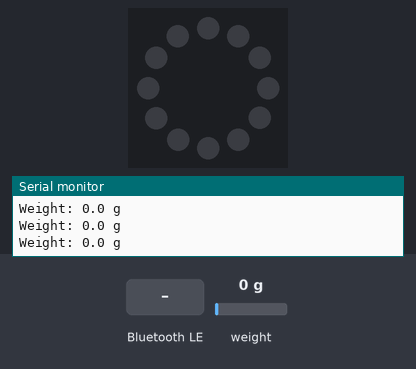
A sketch run on a simulated ESP32-C6. On the bench: 12 RGB LEDs in a ring, first at the top, clockwise, the last lines printed to the serial monitor. The inputs (shaded band) are chosen by the test bench; at power-on: weight on the scale 0 g. Dim RGB values are drawn brighter than linear; EEPROM starts erased; nothing arrives over Bluetooth unless stated; a phone connects over Bluetooth LE 3 s after start.

Above: at 5.6 s.
5.7 s: Bluetooth LE write "1" received
At 5.86 s:
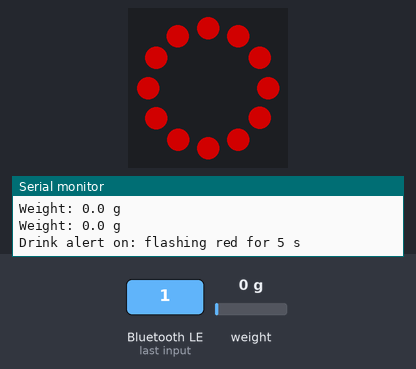
8.7 s: weight on the scale set to 100 g
At 11.3 s:
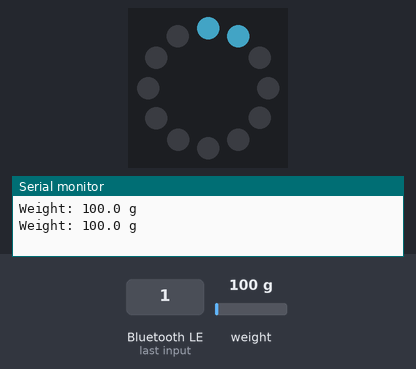
11.7 s: weight on the scale set to 1250 g
At 12.7 s:
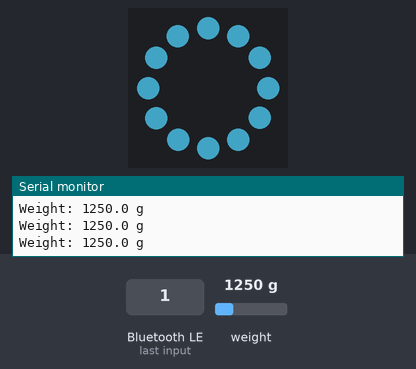
Timing chart, 0 to 14.7 s (numbered marks = the images above; inputs shaded):
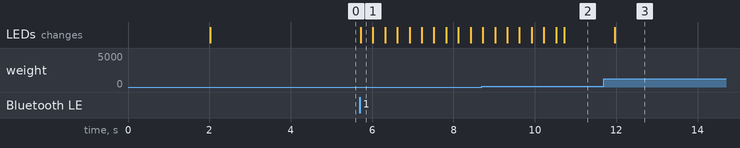

Measured:
- after the input at 5.7 s, the LEDs: change at once (image 1)
- after the input at 8.7 s, the LEDs: first differ from a run without the input after 2.0 s (image 2)
- after the input at 11.7 s, the LEDs: change after 0.27 s (image 3)

The sketch:

xiao-esp32c5-icup.ino
```cpp
#include <HX711_ADC.h>
#include <EEPROM.h>
#include <NimBLEDevice.h>
#include <Adafruit_NeoPixel.h>
#include <math.h>
#include <stdio.h>
#include <string.h>

static const char* DEVICE_NAME = "iCup";
static const char* SERVICE_UUID = "7a1e0001-5c2b-4e3a-9f6d-2b8c0a4d1e01";
static const char* WEIGHT_CHARACTERISTIC_UUID = "7a1e0002-5c2b-4e3a-9f6d-2b8c0a4d1e01";
static const char* TARE_CHARACTERISTIC_UUID = "7a1e0003-5c2b-4e3a-9f6d-2b8c0a4d1e01";
static const char* ALERT_CHARACTERISTIC_UUID = "7a1e0004-5c2b-4e3a-9f6d-2b8c0a4d1e01";

const int HX711_dout = D4;
const int HX711_sck = D5;
HX711_ADC LoadCell(HX711_dout, HX711_sck);

const int LED_DATA_PIN = D1;
const int LED_COUNT = 12;
const uint8_t LED_BRIGHTNESS = 120;
Adafruit_NeoPixel ring(LED_COUNT, LED_DATA_PIN, NEO_GRB + NEO_KHZ800);

const float FULL_BOTTLE_G = 500.0;
const float BOTTLE_EMPTY_BELOW_G = 15.0;
const uint8_t WATER_RED = 69;
const uint8_t WATER_GREEN = 169;
const uint8_t WATER_BLUE = 201;

static const unsigned long ALERT_FLASH_MS = 5000;
static const unsigned long ALERT_BLINK_MS = 300;

const int calVal_eepromAdress = 0;
const float BACKUP_CAL_VALUE = 491.83;
unsigned long lastSampleSentAt = 0;
static const unsigned long SAMPLE_INTERVAL_MS = 250;

static const char TARE_COMMAND = 't';
static const char ALERT_ON_COMMAND = '1';
static const char ALERT_OFF_COMMAND = '0';

NimBLECharacteristic* weightCharacteristic = nullptr;
bool tareRequested = false;
bool alertOn = false;
bool alertLit = false;
unsigned long alertStartedAt = 0;
unsigned long lastBlinkAt = 0;
int litPixels = 0;

void renderRing() {
  if (alertOn) {
    const uint32_t colour = alertLit ? ring.Color(255, 0, 0) : ring.Color(0, 0, 0);
    for (int pixel = 0; pixel < LED_COUNT; pixel++) {
      ring.setPixelColor(pixel, colour);
    }
    ring.show();
    return;
  }
  for (int pixel = 0; pixel < LED_COUNT; pixel++) {
    const bool lit = pixel < litPixels;
    ring.setPixelColor(
      pixel,
      lit ? ring.Color(WATER_RED, WATER_GREEN, WATER_BLUE) : ring.Color(0, 0, 0)
    );
  }
  ring.show();
}

int pixelsForWeight(float grams) {
  if (grams < BOTTLE_EMPTY_BELOW_G) return 0;
  const float level = grams / FULL_BOTTLE_G;
  int pixels = static_cast<int>(lroundf(level * LED_COUNT));
  if (pixels < 1) pixels = 1;
  if (pixels > LED_COUNT) pixels = LED_COUNT;
  return pixels;
}

void showWaterLevel(float grams) {
  const int pixels = pixelsForWeight(grams);
  if (pixels == litPixels) return;
  litPixels = pixels;
  if (!alertOn) renderRing();
}

void showDrinkAlert() {
  if (alertOn) return;
  alertOn = true;
  alertLit = true;
  alertStartedAt = millis();
  lastBlinkAt = alertStartedAt;
  renderRing();
  Serial.println("Drink alert on: flashing red for 5 s");
}

void clearDrinkAlert() {
  alertOn = false;
  renderRing();
  Serial.println("Drink alert off: ring is back to the water level");
}

class IcupServerCallbacks : public NimBLEServerCallbacks {
  void onConnect(NimBLEServer* server, NimBLEConnInfo& connInfo) override {
    (void)server;
    (void)connInfo;
    Serial.println("BLE client connected");
  }

  void onDisconnect(NimBLEServer* server, NimBLEConnInfo& connInfo, int reason) override {
    (void)server;
    (void)connInfo;
    Serial.printf("BLE client disconnected (reason %d); advertising again\n", reason);
    clearDrinkAlert();
    NimBLEDevice::startAdvertising();
  }
};

class TareCallbacks : public NimBLECharacteristicCallbacks {
  void onWrite(NimBLECharacteristic* characteristic, NimBLEConnInfo& connInfo) override {
    (void)connInfo;
    const auto value = characteristic->getValue();
    if (value.length() == 0 || value.c_str()[0] == TARE_COMMAND) {
      tareRequested = true;
      Serial.println("Tare requested over BLE");
    }
  }
};

class AlertCallbacks : public NimBLECharacteristicCallbacks {
  void onWrite(NimBLECharacteristic* characteristic, NimBLEConnInfo& connInfo) override {
    (void)connInfo;
    const auto value = characteristic->getValue();
    if (value.length() == 0) return;
    const char command = value.c_str()[0];
    if (command == ALERT_ON_COMMAND) showDrinkAlert();
    if (command == ALERT_OFF_COMMAND) clearDrinkAlert();
  }
};

void startBleServer() {
  NimBLEDevice::init(DEVICE_NAME);

  NimBLEServer* server = NimBLEDevice::createServer();
  server->setCallbacks(new IcupServerCallbacks());

  NimBLEService* service = server->createService(SERVICE_UUID);

  weightCharacteristic = service->createCharacteristic(
    WEIGHT_CHARACTERISTIC_UUID,
    NIMBLE_PROPERTY::READ | NIMBLE_PROPERTY::NOTIFY
  );
  weightCharacteristic->setValue("{\"weight_g\":0.0}");

  NimBLECharacteristic* tareCharacteristic = service->createCharacteristic(
    TARE_CHARACTERISTIC_UUID,
    NIMBLE_PROPERTY::WRITE | NIMBLE_PROPERTY::WRITE_NR
  );
  tareCharacteristic->setCallbacks(new TareCallbacks());

  NimBLECharacteristic* alertCharacteristic = service->createCharacteristic(
    ALERT_CHARACTERISTIC_UUID,
    NIMBLE_PROPERTY::WRITE | NIMBLE_PROPERTY::WRITE_NR
  );
  alertCharacteristic->setCallbacks(new AlertCallbacks());

  service->start();

  NimBLEAdvertising* advertising = NimBLEDevice::getAdvertising();
  advertising->addServiceUUID(SERVICE_UUID);
  advertising->start();

  Serial.print("BLE advertising as ");
  Serial.println(DEVICE_NAME);
  Serial.print("Service UUID: ");
  Serial.println(SERVICE_UUID);
  Serial.print("Weight characteristic UUID: ");
  Serial.println(WEIGHT_CHARACTERISTIC_UUID);
  Serial.print("Tare characteristic UUID: ");
  Serial.println(TARE_CHARACTERISTIC_UUID);
  Serial.print("Drink alert characteristic UUID: ");
  Serial.println(ALERT_CHARACTERISTIC_UUID);
}

void setup() {
  Serial.begin(57600);
  delay(2000);
  Serial.println();
  Serial.println("Starting iCup load-cell reader...");

  ring.begin();
  ring.setBrightness(LED_BRIGHTNESS);
  clearDrinkAlert();

  float calibrationValue;
  EEPROM.begin(512);
  EEPROM.get(calVal_eepromAdress, calibrationValue);
  if (isnan(calibrationValue) || calibrationValue <= 0) {
    calibrationValue = BACKUP_CAL_VALUE;
    Serial.println("No saved calibration found; using backup value 491.83");
  }
  Serial.print("Calibration value: ");
  Serial.println(calibrationValue);

  LoadCell.begin();
  LoadCell.start(2000, true);
  if (LoadCell.getTareTimeoutFlag() || LoadCell.getSignalTimeoutFlag()) {
    Serial.println("HX711 timeout; check DT -> D4 and SCK -> D5");
    while (true) delay(1000);
  }
  LoadCell.setCalFactor(calibrationValue);

  startBleServer();
  Serial.println("Ready. Weight in grams. Send 't' over Serial to tare.");
}

void loop() {
  static bool newDataReady = false;
  if (LoadCell.update()) newDataReady = true;

  const unsigned long now = millis();
  if (newDataReady && now - lastSampleSentAt >= SAMPLE_INTERVAL_MS) {
    const float grams = LoadCell.getData();
    char payload[48];
    snprintf(payload, sizeof(payload), "{\"weight_g\":%.1f}", static_cast<double>(grams));

    weightCharacteristic->setValue(
      reinterpret_cast<const uint8_t*>(payload),
      strlen(payload)
    );
    weightCharacteristic->notify();

    showWaterLevel(grams);

    Serial.print("Weight: ");
    Serial.print(grams, 1);
    Serial.println(" g");
    newDataReady = false;
    lastSampleSentAt = now;
  }

  if (alertOn) {
    if (now - alertStartedAt >= ALERT_FLASH_MS) {
      clearDrinkAlert();
    } else if (now - lastBlinkAt >= ALERT_BLINK_MS) {
      lastBlinkAt = now;
      alertLit = !alertLit;
      renderRing();
    }
  }

  if (tareRequested) {
    tareRequested = false;
    LoadCell.tareNoDelay();
  }
  if (Serial.available() > 0 && Serial.read() == TARE_COMMAND) {
    LoadCell.tareNoDelay();
  }
  if (LoadCell.getTareStatus()) {
    Serial.println("Zeroed");
  }
}
```
